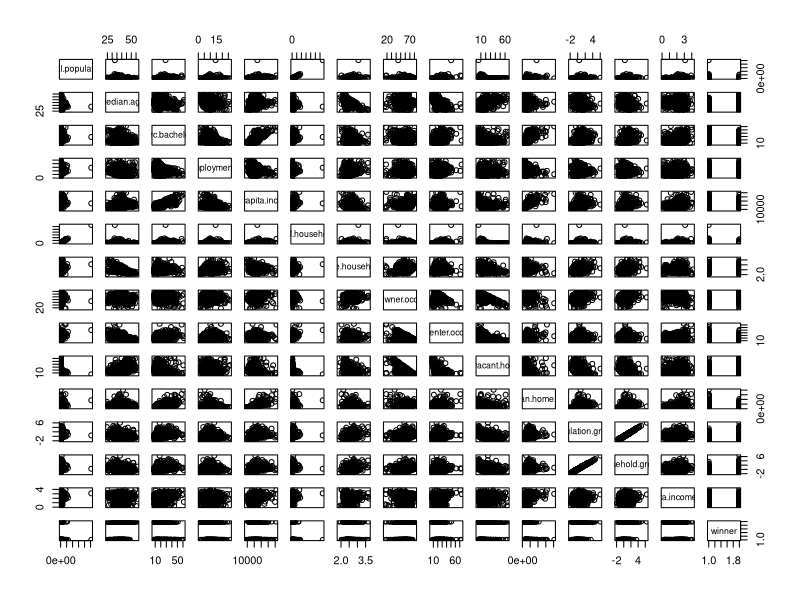

Write the R code that produced this figure. (Note: this script raises an error after producing the figure.)
# # Install necessary packages
# install.packages("RandomForest")
# install.packages("data.table")

# Load necessary packages
library(randomForest)
library(data.table)

# Read training data
counties <- read.csv("train_potus_by_county.csv")

# Cast to data table and rename columns
counties <- data.table(counties)
setnames(counties, c("total.population", "median.age", "perc.bachelors", "unemployment.rate", "per.capita.income", "total.households", "average.household.size", "perc.owner.occupied", "perc.renter.occupied", "perc.vacant.housing", "median.home.value", "population.growth", "household.growth", "per.capita.income.growth", "winner"))

# Exploratory analysis
summary(counties) # Overview of columns
plot(counties) # Look for correlations, distributions, and outliers
aggregate(. ~ winner, data=counties, FUN=median) # See which variables differ by who won the county

# Randomly assign counties to k differently folds and prepare data for cross-validation
# Note: With a larger dataset, duplicating the data would be impossible / unreasonable
kFold <- 10
extractTrainingSet <- function(df, fold.i){
  fold.column <- which(colnames(df) == "fold")
  train.set <- df[fold == fold.i, -fold.column, with=F]
  return(train.set)
}
extractEvaluationSet <- function(df, fold.i){
  fold.column <- which(colnames(df) == "fold")
  eval.set <- df[fold != fold.i, -fold.column, with=F]
  return(eval.set)  
}
prepareForCrossValidation <- function(df.train, kFold){
  df.train <- df.train[sample(nrow(counties))]
  df.train$fold <- rep(1:kFold)
  train.sets <- lapply(1:kFold, FUN=extractTrainingSet, df=df.train)
  eval.sets <- lapply(1:kFold, FUN=extractEvaluationSet, df=df.train)
  return(list(train=train.sets, eval=eval.sets))
}
kFold <- 10
cross.validation.splits <- prepareForCrossValidation(counties, kFold)

# Extract actual values from evaluation sets
# Note: I am formulating the problem as a binary classification problem where Obama winning = TRUE and Romney winning = FALSE
eval.actual <- lapply(cross.validation.splits$eval, function(x) x$winner == "Barack Obama")

# Function to evaluate models using k-Fold Cross Validation
evaluateModel <- function(model.function, cv.splits=cross.validation.splits, actual=eval.actual){
  models <- lapply(cv.splits$train, model.function)
  fitted.values <- mapply(FUN=predict, models, cv.splits$eval, type="response")
  accuracies <- mapply(FUN=function(fit, actual) mean((fit > 0.5) == actual), fitted.values, actual)
  mean.accuracy <- mean(accuracies)
  return(mean.accuracy)
}

# Evaluate logistic regression
fitLogistic <- function(df) glm(winner == "Barack Obama" ~ ., family="binomial", data=df)
evaluateModel(fitLogistic)

# Evaluate RandomForest
fitRandomForest <- function(df) randomForest(winner == "Barack Obama" ~ ., data=df, ntree=500)
evaluateModel(fitRandomForest)
